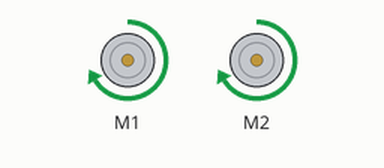
The sketch below on a simulated Arduino Uno, built with avr-gcc and run on an emulated ATmega328P. On the bench: 2 × DC motor (green arrow = forward, orange = backward, longer = faster). What the sketch prints to the serial monitor is not drawn.

Above: at 1.0 s.
At 3.5 s:
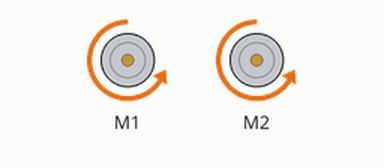
At 5.0 s:
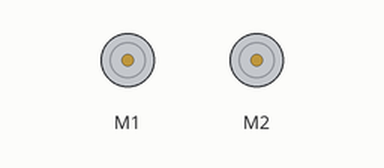
Timing chart, 0 to 7.2 s (numbered marks = the images above):
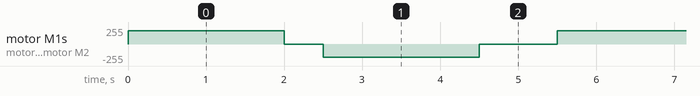

Measured:
- by itself, motor M1, motor M2: repeats every 5.5 s: stopped 0.50 s, backward 200/255 2.0 s, stopped 1.0 s, forward 200/255 2.0 s

The sketch:

arduino.ino
```cpp
// use `Adafruit Motor Shield library` lib by adafruit
#include <AFMotor.h>

AF_DCMotor motor1(1);  // M1
AF_DCMotor motor2(2);  // M2

void setup() {
  Serial.begin(9600);
  Serial.println("L293D Motor Shield Ready");

  motor1.setSpeed(200);  // 0-255
  motor2.setSpeed(200);
}

void loop() {
  motor1.run(FORWARD);
  motor2.run(FORWARD);
  delay(2000);

  motor1.run(RELEASE);
  motor2.run(RELEASE);
  delay(500);

  motor1.run(BACKWARD);
  motor2.run(BACKWARD);
  delay(2000);

  motor1.run(RELEASE);
  motor2.run(RELEASE);
  delay(1000);
}
```
